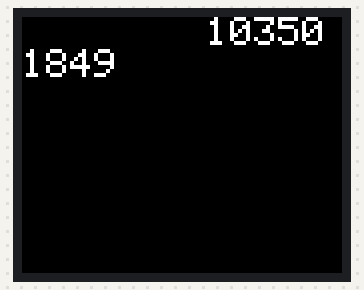
Recording of a sketch running on a simulated Arduino Uno, built with avr-gcc and run on an emulated ATmega328P. Parts: 160×128 colour display. What the sketch prints to the serial monitor is not drawn.

Above: at 4.97 s.
At 10.03 s:
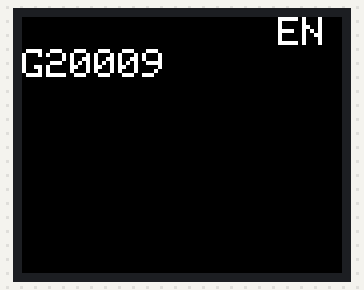
At 14.53 s:
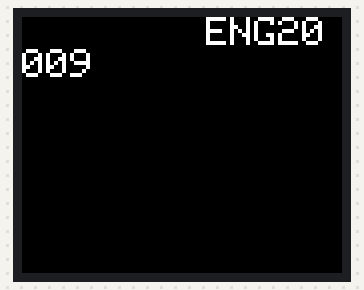
At 19.42 s:
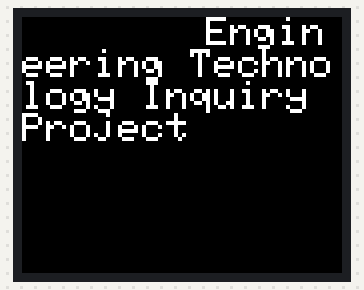
At 24.18 s:
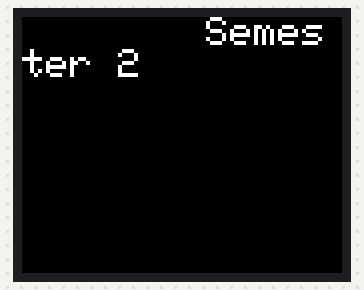
At 38.47 s:
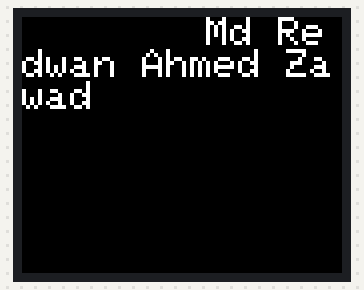

The sketch:

lab5p.ino
```cpp
#include <Adafruit_GFX.h>    // Core graphics library
#include <Adafruit_ST7735.h> // Hardware-specific library for ST7735
#include <Adafruit_SSD1306.h>
#include <SPI.h>
#define TFT_CS    10
#define TFT_RST   6
#define TFT_DC    7

#define TFT_SCLK 13
#define TFT_MOSI 11
#include <avr/pgmspace.h>
Adafruit_ST7735 tft = Adafruit_ST7735(TFT_CS, TFT_DC, TFT_MOSI, TFT_SCLK, TFT_RST);
String li[] PROGMEM= {" 103501849", "Md Redwan Ahmed Zawad", "ENG20009", "Engineering Technology Inquiry Project", "Semester 1", "2023"};
String buf[6];
const char std_id[] PROGMEM = {"103501849"};
const char std_name[]PROGMEM = {"Md Redwan Ahmed Zawad"};
const char uni[] PROGMEM = {"ENG20009"};
const char Full_uni[] PROGMEM = "Engineering Technology Inquiry Project";
const char sem[] PROGMEM = "Semester 2";
const char yer[] PROGMEM = "2023";
char c_ar[1000];
void setup() {
  // put your setup code here, to run once:
  Serial.begin(9600);
 // strcpy(buf.begin(),c_ar);
  buf[0] = constro(std_id);
  buf[1]= constro(std_name);
  buf[2]= constro(uni);
  buf[3]= constro(Full_uni);
  buf[4]= constro(sem);
  buf[5]= constro(yer);

  tft.initR(INITR_BLACKTAB);
  tft.setRotation(3);
  tft.fillScreen(ST77XX_BLACK);
  Serial.println(buf[0]);
}
String constro(const char chh[])
{
  String str;
  for(int i=0;i<strlen(chh);i++)
  {
    char c=pgm_read_byte_near(chh+i);
    str+=c;
    Serial.println(c);
  }
  return str;
}
void loop() {
  // put your main code here, to run repeatedly:
 for(int i=0;i<(sizeof(buf)/sizeof(String));i++){
    for (int j=0;j<=(sizeof(buf)/sizeof(String))*(sizeof(buf)/sizeof(String));j++)
    {
     tft.fillScreen(ST77XX_BLACK);

      tft.setCursor(128-j,0);
      tft.setTextSize(2);
     // tft.setTextColor(ST77XX_WHITE);
      tft.print(buf[i]);
      //tft.display();
      delay(100);
    }
    delay(250);
 }

}
```
